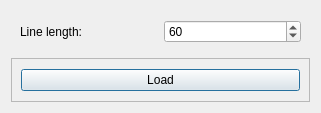
<?xml version="1.0" encoding="UTF-8"?>
<ui version="4.0">
 <class>paperConfigDialog</class>
 <widget class="QDialog" name="paperConfigDialog">
  <property name="windowModality">
   <enum>Qt::NonModal</enum>
  </property>
  <property name="geometry">
   <rect>
    <x>0</x>
    <y>0</y>
    <width>321</width>
    <height>113</height>
   </rect>
  </property>
  <property name="minimumSize">
   <size>
    <width>321</width>
    <height>113</height>
   </size>
  </property>
  <property name="maximumSize">
   <size>
    <width>321</width>
    <height>113</height>
   </size>
  </property>
  <property name="windowTitle">
   <string>Size preferences</string>
  </property>
  <property name="modal">
   <bool>false</bool>
  </property>
  <layout class="QGridLayout" name="gridLayout">
   <item row="0" column="0">
    <widget class="QFrame" name="configFrame">
     <property name="sizePolicy">
      <sizepolicy hsizetype="Preferred" vsizetype="Fixed">
       <horstretch>0</horstretch>
       <verstretch>0</verstretch>
      </sizepolicy>
     </property>
     <property name="frameShape">
      <enum>QFrame::NoFrame</enum>
     </property>
     <property name="frameShadow">
      <enum>QFrame::Plain</enum>
     </property>
     <layout class="QHBoxLayout" name="horizontalLayout">
      <item>
       <widget class="QLabel" name="lineLengthLabel">
        <property name="text">
         <string>Line length:</string>
        </property>
       </widget>
      </item>
      <item>
       <widget class="QSpinBox" name="lineLengthBox">
        <property name="minimum">
         <number>16</number>
        </property>
        <property name="maximum">
         <number>128</number>
        </property>
        <property name="singleStep">
         <number>5</number>
        </property>
        <property name="value">
         <number>60</number>
        </property>
       </widget>
      </item>
     </layout>
    </widget>
   </item>
   <item row="1" column="0">
    <widget class="QFrame" name="buttonsFrame">
     <property name="frameShape">
      <enum>QFrame::StyledPanel</enum>
     </property>
     <property name="frameShadow">
      <enum>QFrame::Raised</enum>
     </property>
     <layout class="QGridLayout" name="gridLayout_2">
      <item row="0" column="0">
       <widget class="QPushButton" name="loadButton">
        <property name="sizePolicy">
         <sizepolicy hsizetype="Expanding" vsizetype="Fixed">
          <horstretch>0</horstretch>
          <verstretch>0</verstretch>
         </sizepolicy>
        </property>
        <property name="text">
         <string>Load</string>
        </property>
       </widget>
      </item>
     </layout>
    </widget>
   </item>
  </layout>
 </widget>
 <resources/>
 <connections/>
</ui>
